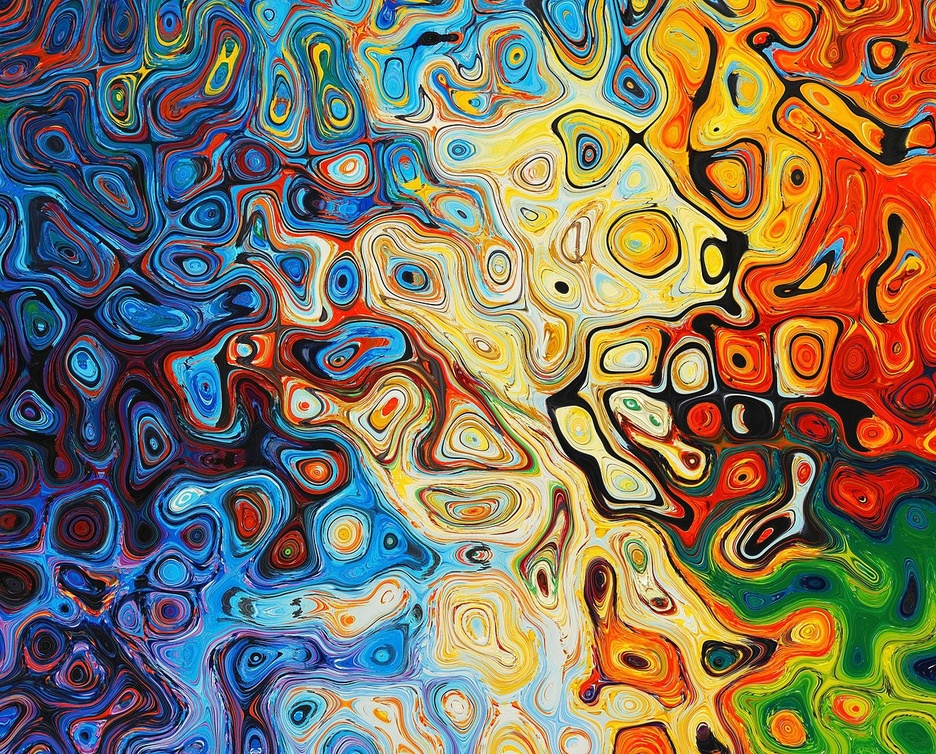
#> input picture Photos/texture.jpg, 936 x 754 px, shrunk from 1280 x 1032 before the run
$ python transformations.py
#> lines starting #> are read from the running program, lines starting #| are printed output that depends on the picture
import cv2 as cv
import numpy as np

img = cv.imread("Photos/texture.jpg")
#> img is the input picture: shape (754, 936, 3); mean B, G, R 96, 116.3, 127.2
cv.imshow("Texture",img)

# Translation
def translate(img,x,y):
#> called with x = 100, y = 100
    transMat = np.float32([[1,0,x],[0,1,y]])
    dimensions = (img.shape[1], img.shape[0])
#> dimensions = (936, 754)
    return cv.warpAffine(img,transMat,dimensions)
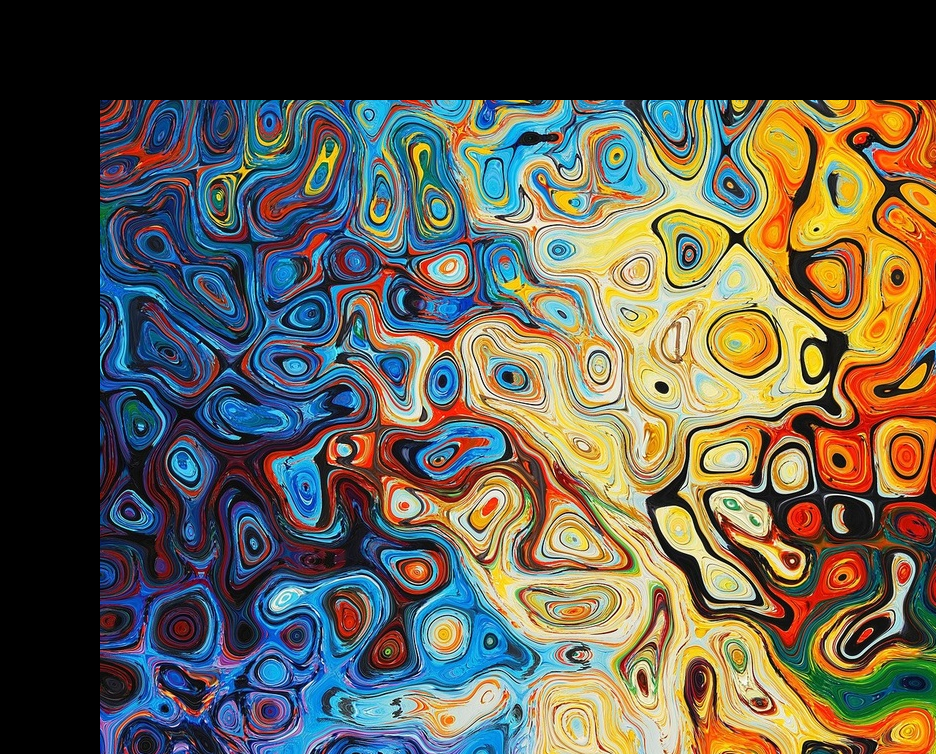
#> returned value: shape (754, 936, 3); mean of channels 0, 1, 2 78.8, 92, 96; drawn as B, G, R

# -x => left
# -y => up
# x => right
# y => down

translated = translate(img,100,100)
cv.imshow("Translated",translated)

# Rotation
def rotate(img,angle,rotPoint=None):
    (height,width) = img.shape[:2]
    if rotPoint is None:
        rotPoint = (width//2,height//2)
    rotMat = cv.getRotationMatrix2D(rotPoint,angle,1.0)
    dimensions = (width,height)
    return cv.warpAffine(img,rotMat,dimensions)

rotated = cv.rotate(img,45)
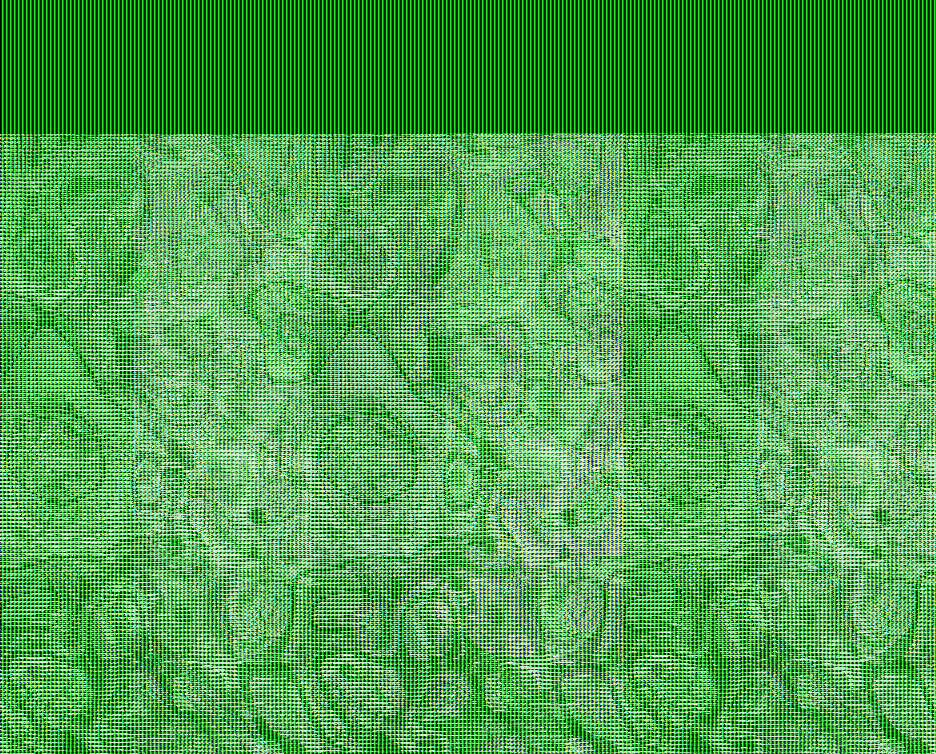
#> rotated: shape (754, 936, 3); mean B, G, R 126.6, 126.6, 126.7
cv.imshow("Rotated",rotated)


cv.waitKey(0)

$ run again, with Photos/planet-ge1ea5ac7f_1280.jpg copied over Photos/texture.jpg
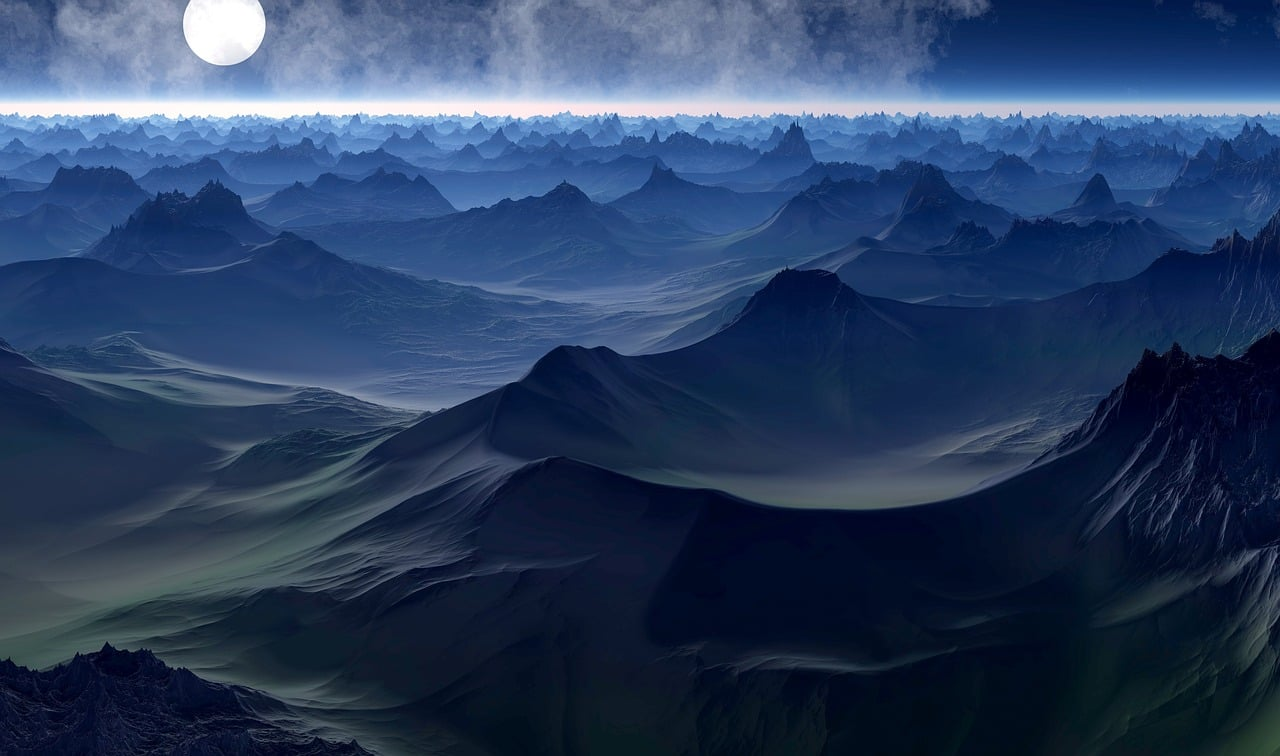
#> input picture Photos/planet-ge1ea5ac7f_1280.jpg, 1280 x 756 px
#> img is the input picture: shape (756, 1280, 3); mean B, G, R 97, 63.4, 42.4
#> in translate, `return cv.warpAffine(img,transMat,dimensions)`:
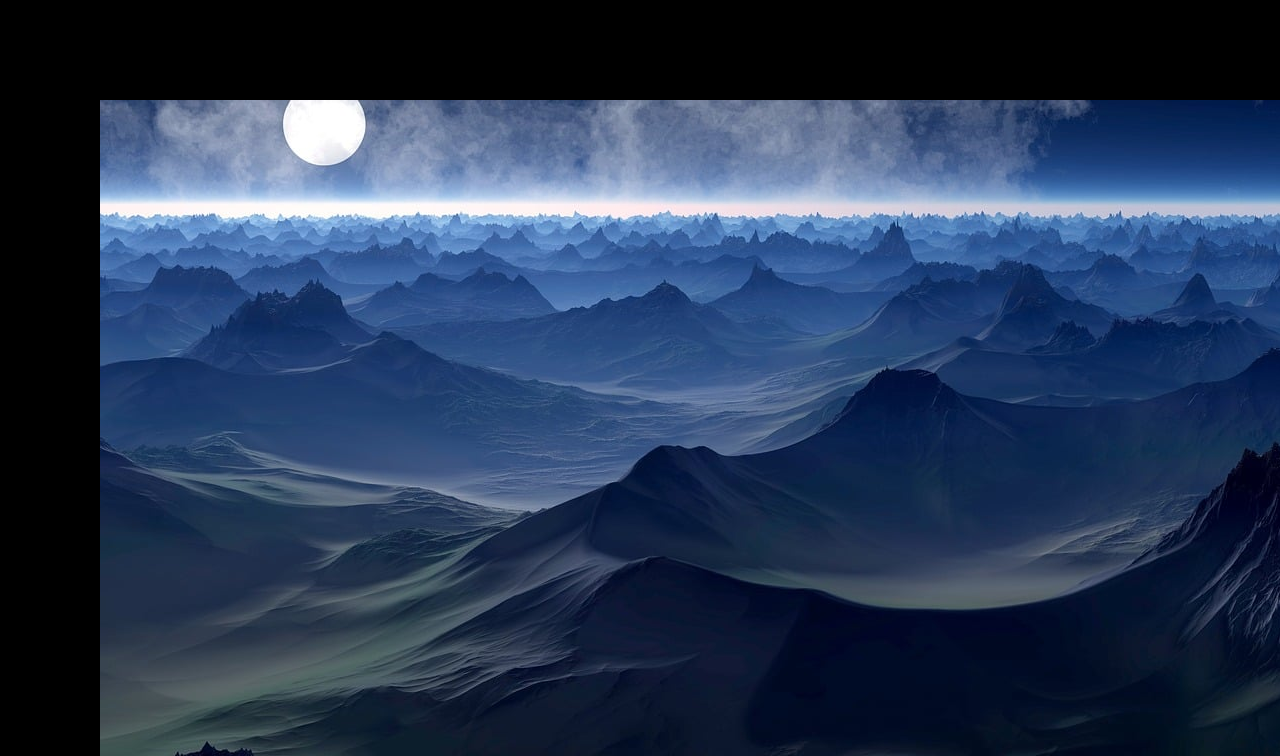
#> returned value: shape (756, 1280, 3); mean of channels 0, 1, 2 86.3, 57.3, 39.3; drawn as B, G, R
#> `rotated = cv.rotate(img,45)`:
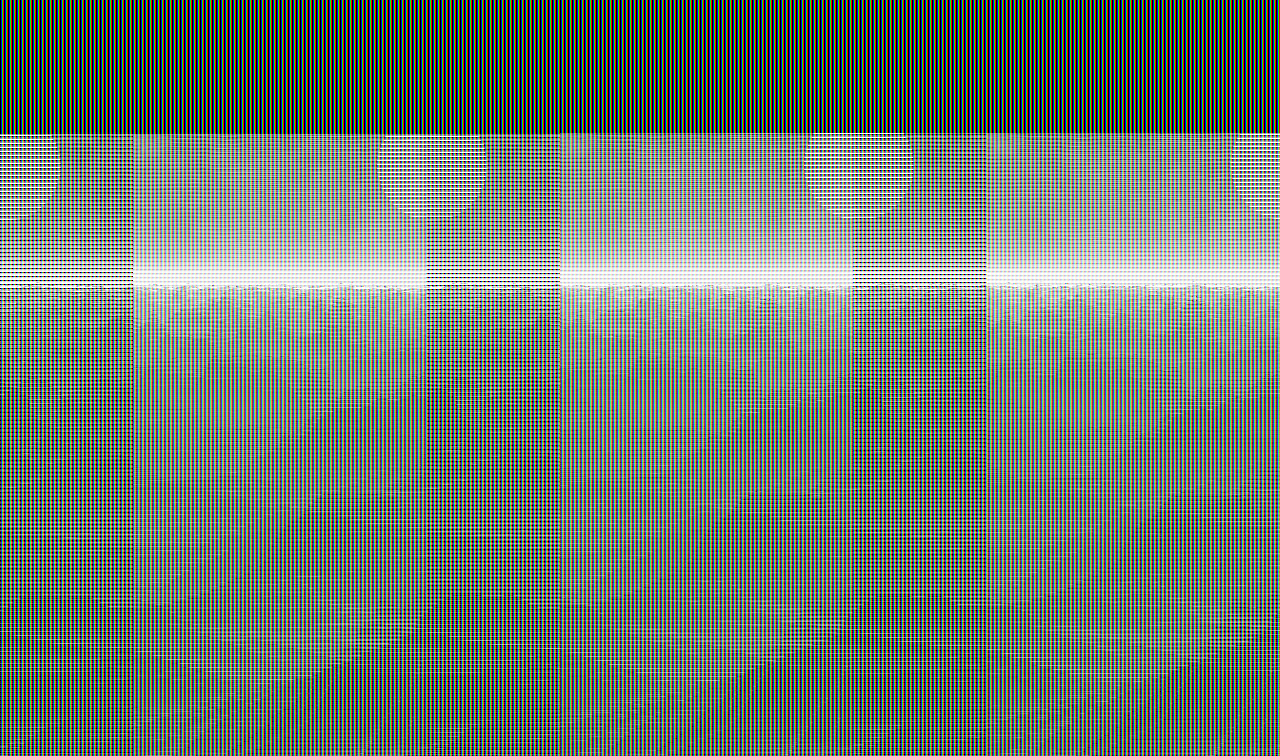
#> rotated: shape (756, 1280, 3); mean B, G, R 115.5, 115.5, 115.5

$ run again, with Photos/shuttleCock.jpg copied over Photos/texture.jpg
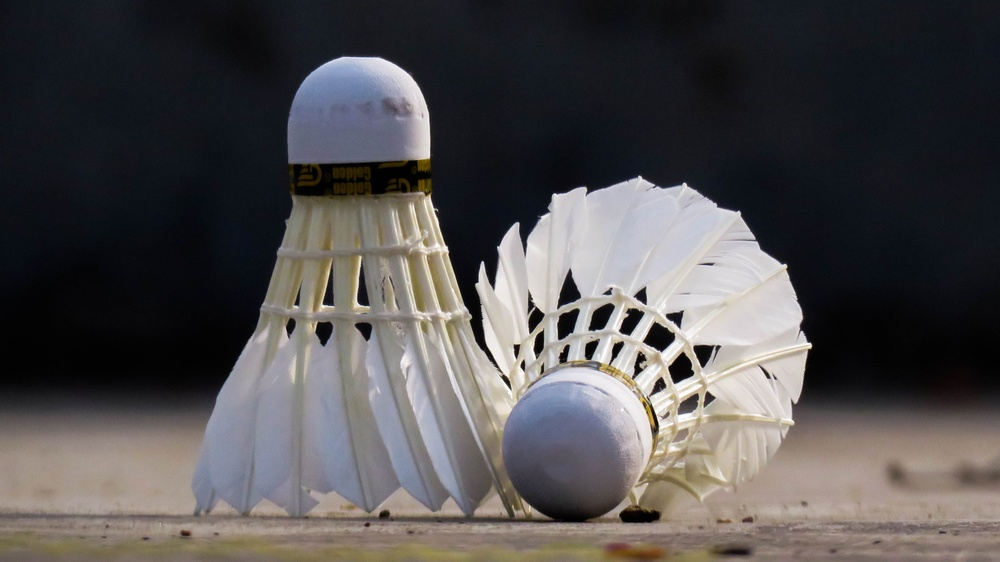
#> input picture Photos/shuttleCock.jpg, 1000 x 562 px, shrunk from 4466 x 2512 before the run
#> img is the input picture: shape (562, 1000, 3); mean B, G, R 78.9, 78.4, 81.1
#> in translate, `return cv.warpAffine(img,transMat,dimensions)`:
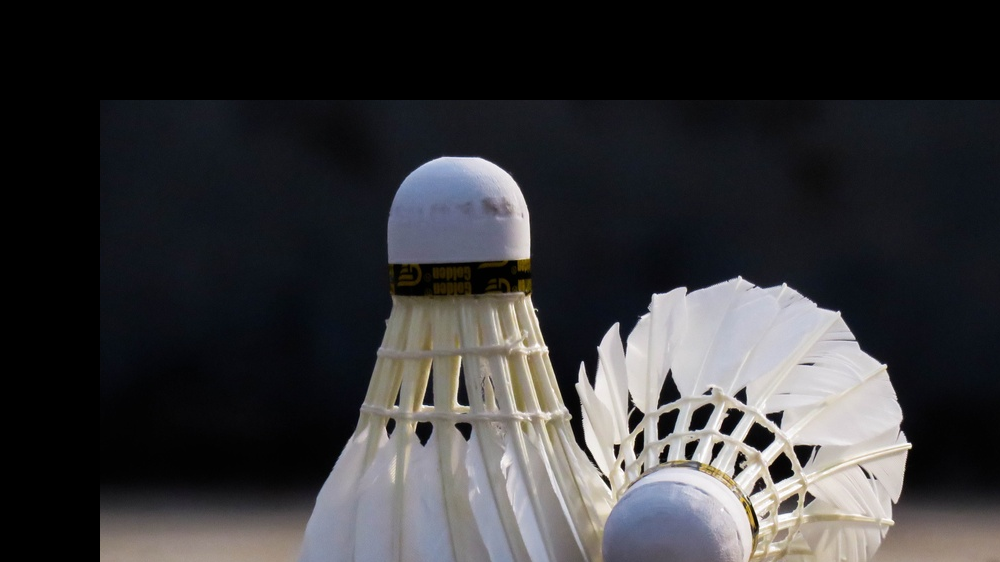
#> returned value: shape (562, 1000, 3); mean of channels 0, 1, 2 55.9, 53.9, 54.3; drawn as B, G, R
#> `rotated = cv.rotate(img,45)`:
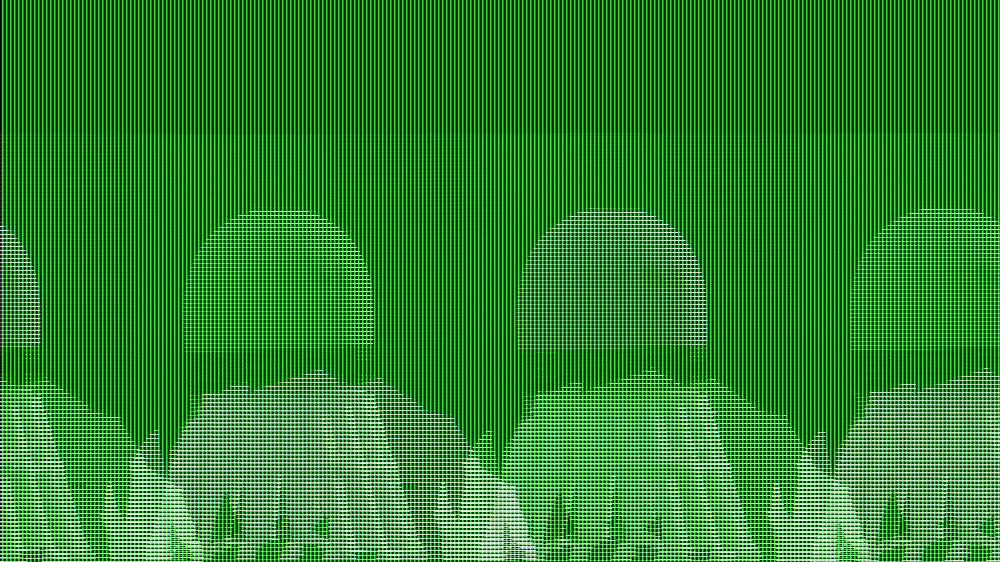
#> rotated: shape (562, 1000, 3); mean B, G, R 91.7, 91.7, 91.7
